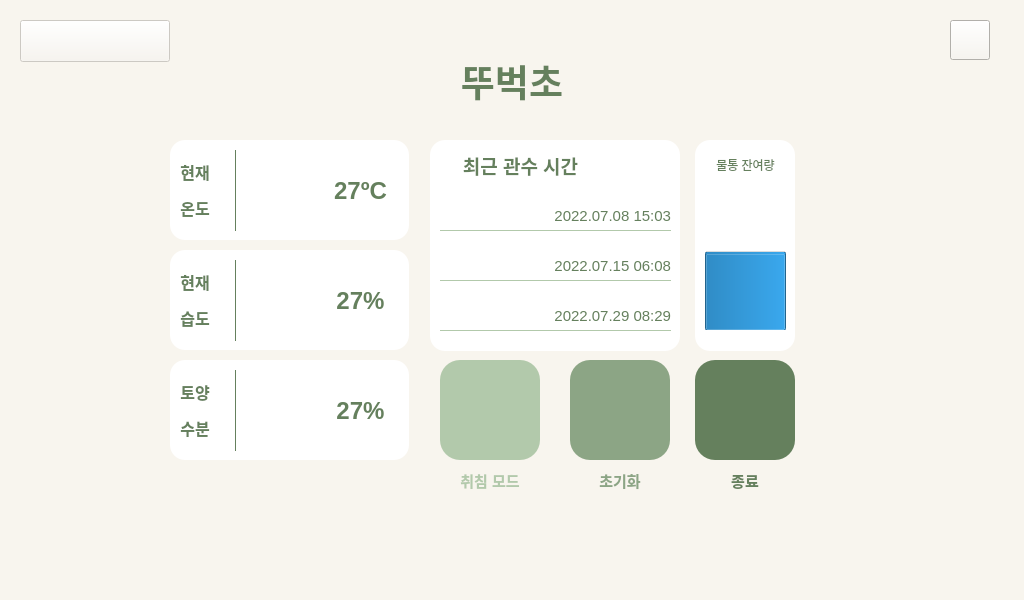
<?xml version="1.0" encoding="UTF-8"?>
<ui version="4.0">
 <class>Form</class>
 <widget class="QWidget" name="Form">
  <property name="geometry">
   <rect>
    <x>0</x>
    <y>0</y>
    <width>1024</width>
    <height>600</height>
   </rect>
  </property>
  <property name="windowTitle">
   <string>Form</string>
  </property>
  <property name="layoutDirection">
   <enum>Qt::LeftToRight</enum>
  </property>
  <property name="autoFillBackground">
   <bool>false</bool>
  </property>
  <property name="styleSheet">
   <string notr="true">background-color: rgb(248, 245, 238);</string>
  </property>
  <widget class="QPushButton" name="back_button">
   <property name="geometry">
    <rect>
     <x>950</x>
     <y>20</y>
     <width>40</width>
     <height>40</height>
    </rect>
   </property>
   <property name="autoFillBackground">
    <bool>false</bool>
   </property>
   <property name="styleSheet">
    <string notr="true">border-image: url(:/icon/img/return_green.png);</string>
   </property>
   <property name="text">
    <string/>
   </property>
  </widget>
  <widget class="QPushButton" name="logo">
   <property name="enabled">
    <bool>false</bool>
   </property>
   <property name="geometry">
    <rect>
     <x>20</x>
     <y>20</y>
     <width>150</width>
     <height>42</height>
    </rect>
   </property>
   <property name="autoFillBackground">
    <bool>false</bool>
   </property>
   <property name="styleSheet">
    <string notr="true">border-image: url(:/logo/img/ＯＴＰ＿ｐｌａｎｔｉｎｕｍ.png);</string>
   </property>
   <property name="text">
    <string/>
   </property>
  </widget>
  <widget class="QLabel" name="temp_label">
   <property name="geometry">
    <rect>
     <x>170</x>
     <y>140</y>
     <width>239</width>
     <height>100</height>
    </rect>
   </property>
   <property name="styleSheet">
    <string notr="true">background-color: rgb(255, 255, 255);
border-radius : 15px;

</string>
   </property>
   <property name="frameShape">
    <enum>QFrame::Box</enum>
   </property>
   <property name="frameShadow">
    <enum>QFrame::Raised</enum>
   </property>
   <property name="lineWidth">
    <number>10</number>
   </property>
   <property name="midLineWidth">
    <number>30</number>
   </property>
   <property name="text">
    <string/>
   </property>
  </widget>
  <widget class="QLabel" name="humi_label">
   <property name="geometry">
    <rect>
     <x>170</x>
     <y>250</y>
     <width>239</width>
     <height>100</height>
    </rect>
   </property>
   <property name="styleSheet">
    <string notr="true">background-color: rgb(255, 255, 255);
border-radius : 15px;

</string>
   </property>
   <property name="frameShape">
    <enum>QFrame::Box</enum>
   </property>
   <property name="frameShadow">
    <enum>QFrame::Raised</enum>
   </property>
   <property name="lineWidth">
    <number>10</number>
   </property>
   <property name="midLineWidth">
    <number>30</number>
   </property>
   <property name="text">
    <string/>
   </property>
  </widget>
  <widget class="QLabel" name="soil_label">
   <property name="geometry">
    <rect>
     <x>170</x>
     <y>360</y>
     <width>239</width>
     <height>100</height>
    </rect>
   </property>
   <property name="styleSheet">
    <string notr="true">background-color: rgb(255, 255, 255);
border-radius : 15px;

</string>
   </property>
   <property name="frameShape">
    <enum>QFrame::Box</enum>
   </property>
   <property name="frameShadow">
    <enum>QFrame::Raised</enum>
   </property>
   <property name="lineWidth">
    <number>10</number>
   </property>
   <property name="midLineWidth">
    <number>30</number>
   </property>
   <property name="text">
    <string/>
   </property>
  </widget>
  <widget class="QLabel" name="temp_label_text">
   <property name="geometry">
    <rect>
     <x>170</x>
     <y>160</y>
     <width>50</width>
     <height>60</height>
    </rect>
   </property>
   <property name="font">
    <font>
     <pointsize>12</pointsize>
     <bold>true</bold>
    </font>
   </property>
   <property name="styleSheet">
    <string notr="true">background-color: rgb(255, 255, 255);
color: rgb(101, 128, 93);</string>
   </property>
   <property name="text">
    <string>&lt;html&gt;&lt;head/&gt;&lt;body&gt;&lt;p&gt;현재&lt;/p&gt;&lt;p&gt;온도&lt;/p&gt;&lt;/body&gt;&lt;/html&gt;</string>
   </property>
   <property name="alignment">
    <set>Qt::AlignCenter</set>
   </property>
  </widget>
  <widget class="QLabel" name="bar1">
   <property name="geometry">
    <rect>
     <x>235</x>
     <y>150</y>
     <width>1</width>
     <height>81</height>
    </rect>
   </property>
   <property name="styleSheet">
    <string notr="true">background-color: rgb(101, 128, 93);</string>
   </property>
   <property name="text">
    <string/>
   </property>
  </widget>
  <widget class="QLabel" name="humi_label_text">
   <property name="geometry">
    <rect>
     <x>170</x>
     <y>270</y>
     <width>50</width>
     <height>60</height>
    </rect>
   </property>
   <property name="font">
    <font>
     <pointsize>12</pointsize>
     <bold>true</bold>
    </font>
   </property>
   <property name="styleSheet">
    <string notr="true">background-color: rgb(255, 255, 255);
color: rgb(101, 128, 93);</string>
   </property>
   <property name="text">
    <string>&lt;html&gt;&lt;head/&gt;&lt;body&gt;&lt;p&gt;현재&lt;/p&gt;&lt;p&gt;습도&lt;/p&gt;&lt;/body&gt;&lt;/html&gt;</string>
   </property>
   <property name="alignment">
    <set>Qt::AlignCenter</set>
   </property>
  </widget>
  <widget class="QLabel" name="temp_label_text_3">
   <property name="geometry">
    <rect>
     <x>170</x>
     <y>380</y>
     <width>50</width>
     <height>60</height>
    </rect>
   </property>
   <property name="font">
    <font>
     <pointsize>12</pointsize>
     <bold>true</bold>
    </font>
   </property>
   <property name="styleSheet">
    <string notr="true">background-color: rgb(255, 255, 255);
color: rgb(101, 128, 93);</string>
   </property>
   <property name="text">
    <string>&lt;html&gt;&lt;head/&gt;&lt;body&gt;&lt;p&gt;토양&lt;/p&gt;&lt;p&gt;수분&lt;/p&gt;&lt;/body&gt;&lt;/html&gt;</string>
   </property>
   <property name="alignment">
    <set>Qt::AlignCenter</set>
   </property>
  </widget>
  <widget class="QLabel" name="bar2">
   <property name="geometry">
    <rect>
     <x>235</x>
     <y>260</y>
     <width>1</width>
     <height>81</height>
    </rect>
   </property>
   <property name="styleSheet">
    <string notr="true">background-color: rgb(101, 128, 93);</string>
   </property>
   <property name="text">
    <string/>
   </property>
  </widget>
  <widget class="QLabel" name="bar3">
   <property name="geometry">
    <rect>
     <x>235</x>
     <y>370</y>
     <width>1</width>
     <height>81</height>
    </rect>
   </property>
   <property name="styleSheet">
    <string notr="true">background-color: rgb(101, 128, 93);</string>
   </property>
   <property name="text">
    <string/>
   </property>
  </widget>
  <widget class="QLabel" name="label">
   <property name="geometry">
    <rect>
     <x>270</x>
     <y>160</y>
     <width>60</width>
     <height>60</height>
    </rect>
   </property>
   <property name="styleSheet">
    <string notr="true">background-color: rgb(255, 255, 255);
border-image: url(:/icon/img/temperature_green.svg);</string>
   </property>
   <property name="text">
    <string/>
   </property>
  </widget>
  <widget class="QLabel" name="label_2">
   <property name="geometry">
    <rect>
     <x>270</x>
     <y>270</y>
     <width>60</width>
     <height>60</height>
    </rect>
   </property>
   <property name="styleSheet">
    <string notr="true">background-color: rgb(255, 255, 255);
border-image: url(:/icon/img/humidity.svg);</string>
   </property>
   <property name="text">
    <string/>
   </property>
  </widget>
  <widget class="QLabel" name="label_3">
   <property name="geometry">
    <rect>
     <x>270</x>
     <y>380</y>
     <width>60</width>
     <height>60</height>
    </rect>
   </property>
   <property name="styleSheet">
    <string notr="true">background-color: rgb(255, 255, 255);
border-image: url(:/icon/img/soil.svg);</string>
   </property>
   <property name="text">
    <string/>
   </property>
  </widget>
  <widget class="QLabel" name="label_4">
   <property name="geometry">
    <rect>
     <x>330</x>
     <y>175</y>
     <width>61</width>
     <height>31</height>
    </rect>
   </property>
   <property name="font">
    <font>
     <pointsize>18</pointsize>
     <bold>true</bold>
    </font>
   </property>
   <property name="styleSheet">
    <string notr="true">background-color: rgb(255, 255, 255);
color: rgb(101, 128, 93);</string>
   </property>
   <property name="text">
    <string>27ºC</string>
   </property>
   <property name="alignment">
    <set>Qt::AlignCenter</set>
   </property>
  </widget>
  <widget class="QLabel" name="label_5">
   <property name="geometry">
    <rect>
     <x>330</x>
     <y>285</y>
     <width>61</width>
     <height>31</height>
    </rect>
   </property>
   <property name="font">
    <font>
     <pointsize>18</pointsize>
     <bold>true</bold>
    </font>
   </property>
   <property name="styleSheet">
    <string notr="true">background-color: rgb(255, 255, 255);
color: rgb(101, 128, 93);</string>
   </property>
   <property name="text">
    <string>27%</string>
   </property>
   <property name="alignment">
    <set>Qt::AlignCenter</set>
   </property>
  </widget>
  <widget class="QLabel" name="label_6">
   <property name="geometry">
    <rect>
     <x>330</x>
     <y>395</y>
     <width>61</width>
     <height>31</height>
    </rect>
   </property>
   <property name="font">
    <font>
     <pointsize>18</pointsize>
     <bold>true</bold>
    </font>
   </property>
   <property name="styleSheet">
    <string notr="true">background-color: rgb(255, 255, 255);
color: rgb(101, 128, 93);</string>
   </property>
   <property name="text">
    <string>27%</string>
   </property>
   <property name="alignment">
    <set>Qt::AlignCenter</set>
   </property>
  </widget>
  <widget class="QLabel" name="recent_water_board">
   <property name="geometry">
    <rect>
     <x>430</x>
     <y>140</y>
     <width>250</width>
     <height>211</height>
    </rect>
   </property>
   <property name="styleSheet">
    <string notr="true">background-color: rgb(255, 255, 255);
border-radius : 15px;

</string>
   </property>
   <property name="frameShape">
    <enum>QFrame::Box</enum>
   </property>
   <property name="frameShadow">
    <enum>QFrame::Raised</enum>
   </property>
   <property name="lineWidth">
    <number>10</number>
   </property>
   <property name="midLineWidth">
    <number>30</number>
   </property>
   <property name="text">
    <string/>
   </property>
  </widget>
  <widget class="QLabel" name="label_7">
   <property name="geometry">
    <rect>
     <x>450</x>
     <y>150</y>
     <width>141</width>
     <height>31</height>
    </rect>
   </property>
   <property name="font">
    <font>
     <pointsize>14</pointsize>
     <bold>true</bold>
    </font>
   </property>
   <property name="styleSheet">
    <string notr="true">background-color: rgb(255, 255, 255);
color: rgb(101, 128, 93);</string>
   </property>
   <property name="text">
    <string>최근 관수 시간</string>
   </property>
   <property name="alignment">
    <set>Qt::AlignCenter</set>
   </property>
  </widget>
  <widget class="QLabel" name="label_8">
   <property name="geometry">
    <rect>
     <x>440</x>
     <y>200</y>
     <width>231</width>
     <height>31</height>
    </rect>
   </property>
   <property name="font">
    <font>
     <pointsize>11</pointsize>
    </font>
   </property>
   <property name="styleSheet">
    <string notr="true">background-color: rgb(255, 255, 255);
color: rgb(101, 128, 93);
border-bottom : 1px solid  rgb(178, 201, 171);
</string>
   </property>
   <property name="text">
    <string>2022.07.08 15:03</string>
   </property>
   <property name="alignment">
    <set>Qt::AlignRight|Qt::AlignTrailing|Qt::AlignVCenter</set>
   </property>
  </widget>
  <widget class="QLabel" name="label_9">
   <property name="geometry">
    <rect>
     <x>440</x>
     <y>250</y>
     <width>231</width>
     <height>31</height>
    </rect>
   </property>
   <property name="font">
    <font>
     <pointsize>11</pointsize>
    </font>
   </property>
   <property name="styleSheet">
    <string notr="true">background-color: rgb(255, 255, 255);
color: rgb(101, 128, 93);
border-bottom : 1px solid  rgb(178, 201, 171);</string>
   </property>
   <property name="text">
    <string>2022.07.15 06:08</string>
   </property>
   <property name="alignment">
    <set>Qt::AlignRight|Qt::AlignTrailing|Qt::AlignVCenter</set>
   </property>
  </widget>
  <widget class="QLabel" name="label_10">
   <property name="geometry">
    <rect>
     <x>440</x>
     <y>300</y>
     <width>231</width>
     <height>31</height>
    </rect>
   </property>
   <property name="font">
    <font>
     <pointsize>11</pointsize>
    </font>
   </property>
   <property name="styleSheet">
    <string notr="true">background-color: rgb(255, 255, 255);
color: rgb(101, 128, 93);
border-bottom : 1px solid  rgb(178, 201, 171);</string>
   </property>
   <property name="text">
    <string>2022.07.29 08:29</string>
   </property>
   <property name="alignment">
    <set>Qt::AlignRight|Qt::AlignTrailing|Qt::AlignVCenter</set>
   </property>
  </widget>
  <widget class="QLabel" name="label_11">
   <property name="geometry">
    <rect>
     <x>312</x>
     <y>50</y>
     <width>400</width>
     <height>61</height>
    </rect>
   </property>
   <property name="font">
    <font>
     <pointsize>28</pointsize>
     <bold>true</bold>
    </font>
   </property>
   <property name="styleSheet">
    <string notr="true">color: rgb(101, 128, 93);</string>
   </property>
   <property name="text">
    <string>뚜벅초</string>
   </property>
   <property name="alignment">
    <set>Qt::AlignCenter</set>
   </property>
  </widget>
  <widget class="QLabel" name="recent_water_board_2">
   <property name="geometry">
    <rect>
     <x>695</x>
     <y>140</y>
     <width>100</width>
     <height>211</height>
    </rect>
   </property>
   <property name="styleSheet">
    <string notr="true">background-color: rgb(255, 255, 255);
border-radius : 15px;

</string>
   </property>
   <property name="frameShape">
    <enum>QFrame::Box</enum>
   </property>
   <property name="frameShadow">
    <enum>QFrame::Raised</enum>
   </property>
   <property name="lineWidth">
    <number>10</number>
   </property>
   <property name="midLineWidth">
    <number>30</number>
   </property>
   <property name="text">
    <string/>
   </property>
  </widget>
  <widget class="QProgressBar" name="progressBar">
   <property name="geometry">
    <rect>
     <x>705</x>
     <y>180</y>
     <width>81</width>
     <height>151</height>
    </rect>
   </property>
   <property name="autoFillBackground">
    <bool>false</bool>
   </property>
   <property name="styleSheet">
    <string notr="true">border-radius: 15px;
background-color : rgb(255,255,255);
</string>
   </property>
   <property name="value">
    <number>50</number>
   </property>
   <property name="alignment">
    <set>Qt::AlignCenter</set>
   </property>
   <property name="textVisible">
    <bool>false</bool>
   </property>
   <property name="orientation">
    <enum>Qt::Vertical</enum>
   </property>
   <property name="invertedAppearance">
    <bool>false</bool>
   </property>
   <property name="textDirection">
    <enum>QProgressBar::TopToBottom</enum>
   </property>
  </widget>
  <widget class="QLabel" name="label_12">
   <property name="geometry">
    <rect>
     <x>710</x>
     <y>155</y>
     <width>71</width>
     <height>20</height>
    </rect>
   </property>
   <property name="styleSheet">
    <string notr="true">background-color: rgb(255, 255, 255);
color: rgb(101, 128, 93);</string>
   </property>
   <property name="text">
    <string>물통 잔여량</string>
   </property>
   <property name="alignment">
    <set>Qt::AlignCenter</set>
   </property>
  </widget>
  <widget class="QPushButton" name="sleep_button">
   <property name="geometry">
    <rect>
     <x>440</x>
     <y>360</y>
     <width>100</width>
     <height>100</height>
    </rect>
   </property>
   <property name="styleSheet">
    <string notr="true">background-color: rgb(178, 201, 171);
border-image: url(:/icon/img/moon.svg);
border-radius : 20px;</string>
   </property>
   <property name="text">
    <string/>
   </property>
  </widget>
  <widget class="QPushButton" name="reset_button">
   <property name="geometry">
    <rect>
     <x>570</x>
     <y>360</y>
     <width>100</width>
     <height>100</height>
    </rect>
   </property>
   <property name="styleSheet">
    <string notr="true">background-color: rgb(140, 165, 133);
image: url(:/icon/img/redo.svg);
border-radius : 20px;</string>
   </property>
   <property name="text">
    <string/>
   </property>
  </widget>
  <widget class="QPushButton" name="exit_button">
   <property name="geometry">
    <rect>
     <x>695</x>
     <y>360</y>
     <width>100</width>
     <height>100</height>
    </rect>
   </property>
   <property name="styleSheet">
    <string notr="true">background-color: rgb(101, 128, 93);
border-image: url(:/icon/img/power-off.svg);
border-radius : 20px;</string>
   </property>
   <property name="text">
    <string/>
   </property>
  </widget>
  <widget class="QLabel" name="label_13">
   <property name="geometry">
    <rect>
     <x>440</x>
     <y>470</y>
     <width>100</width>
     <height>20</height>
    </rect>
   </property>
   <property name="font">
    <font>
     <pointsize>11</pointsize>
     <bold>true</bold>
    </font>
   </property>
   <property name="styleSheet">
    <string notr="true">background-color: rgba(255, 255, 255, 0);
color: rgb(178, 201, 171);</string>
   </property>
   <property name="text">
    <string>취침 모드</string>
   </property>
   <property name="alignment">
    <set>Qt::AlignCenter</set>
   </property>
  </widget>
  <widget class="QLabel" name="label_14">
   <property name="geometry">
    <rect>
     <x>570</x>
     <y>470</y>
     <width>100</width>
     <height>20</height>
    </rect>
   </property>
   <property name="font">
    <font>
     <pointsize>11</pointsize>
     <bold>true</bold>
    </font>
   </property>
   <property name="styleSheet">
    <string notr="true">background-color: rgba(255, 255, 255, 0);
color: rgb(140, 165, 133);</string>
   </property>
   <property name="text">
    <string>초기화</string>
   </property>
   <property name="alignment">
    <set>Qt::AlignCenter</set>
   </property>
  </widget>
  <widget class="QLabel" name="label_15">
   <property name="geometry">
    <rect>
     <x>695</x>
     <y>470</y>
     <width>100</width>
     <height>20</height>
    </rect>
   </property>
   <property name="font">
    <font>
     <pointsize>11</pointsize>
     <bold>true</bold>
    </font>
   </property>
   <property name="styleSheet">
    <string notr="true">background-color: rgba(255, 255, 255, 0);
color: rgb(101, 128, 93);</string>
   </property>
   <property name="text">
    <string>종료</string>
   </property>
   <property name="alignment">
    <set>Qt::AlignCenter</set>
   </property>
  </widget>
 </widget>
 <resources>
  <include location="myres.qrc"/>
 </resources>
 <connections>
  <connection>
   <sender>back_button</sender>
   <signal>clicked()</signal>
   <receiver>Form</receiver>
   <slot>go_mainpage()</slot>
   <hints>
    <hint type="sourcelabel">
     <x>51</x>
     <y>68</y>
    </hint>
    <hint type="destinationlabel">
     <x>47</x>
     <y>119</y>
    </hint>
   </hints>
  </connection>
  <connection>
   <sender>sleep_button</sender>
   <signal>clicked()</signal>
   <receiver>Form</receiver>
   <slot>sleep_mode()</slot>
   <hints>
    <hint type="sourcelabel">
     <x>453</x>
     <y>411</y>
    </hint>
    <hint type="destinationlabel">
     <x>427</x>
     <y>495</y>
    </hint>
   </hints>
  </connection>
  <connection>
   <sender>reset_button</sender>
   <signal>clicked()</signal>
   <receiver>Form</receiver>
   <slot>redo()</slot>
   <hints>
    <hint type="sourcelabel">
     <x>584</x>
     <y>420</y>
    </hint>
    <hint type="destinationlabel">
     <x>580</x>
     <y>503</y>
    </hint>
   </hints>
  </connection>
  <connection>
   <sender>exit_button</sender>
   <signal>clicked()</signal>
   <receiver>Form</receiver>
   <slot>turnoff()</slot>
   <hints>
    <hint type="sourcelabel">
     <x>781</x>
     <y>421</y>
    </hint>
    <hint type="destinationlabel">
     <x>758</x>
     <y>495</y>
    </hint>
   </hints>
  </connection>
 </connections>
 <slots>
  <slot>go_mainpage()</slot>
  <slot>sleep_mode()</slot>
  <slot>turnoff()</slot>
  <slot>redo()</slot>
 </slots>
</ui>
